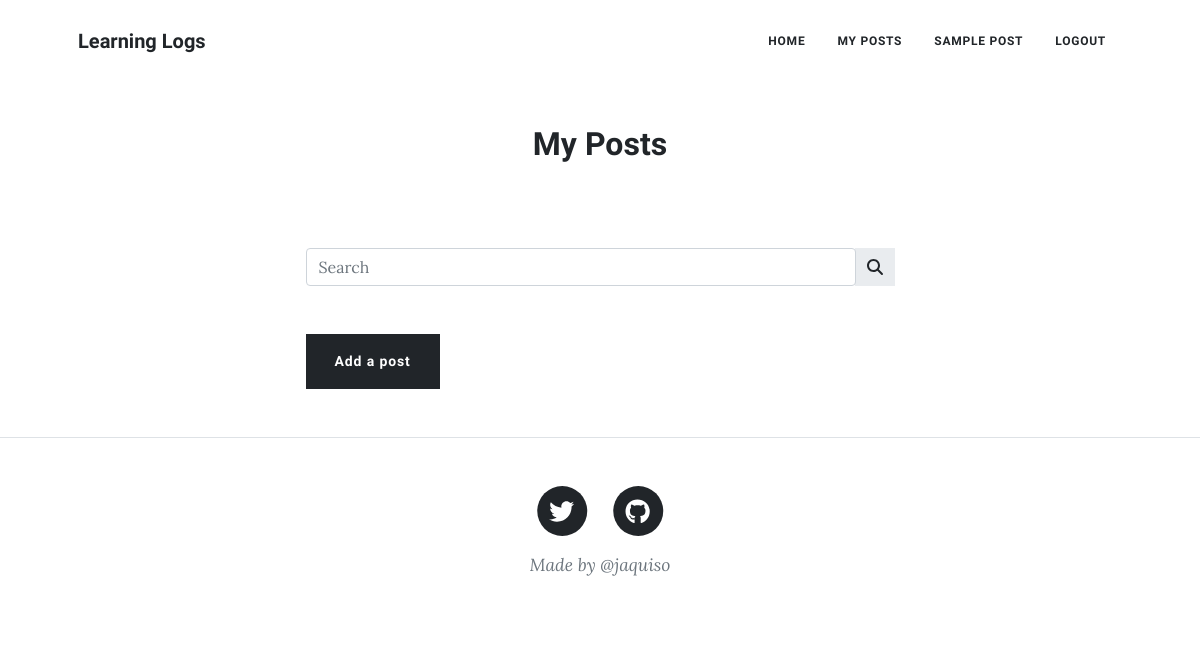
Page /topics/ (signed in) on the earlier database version.
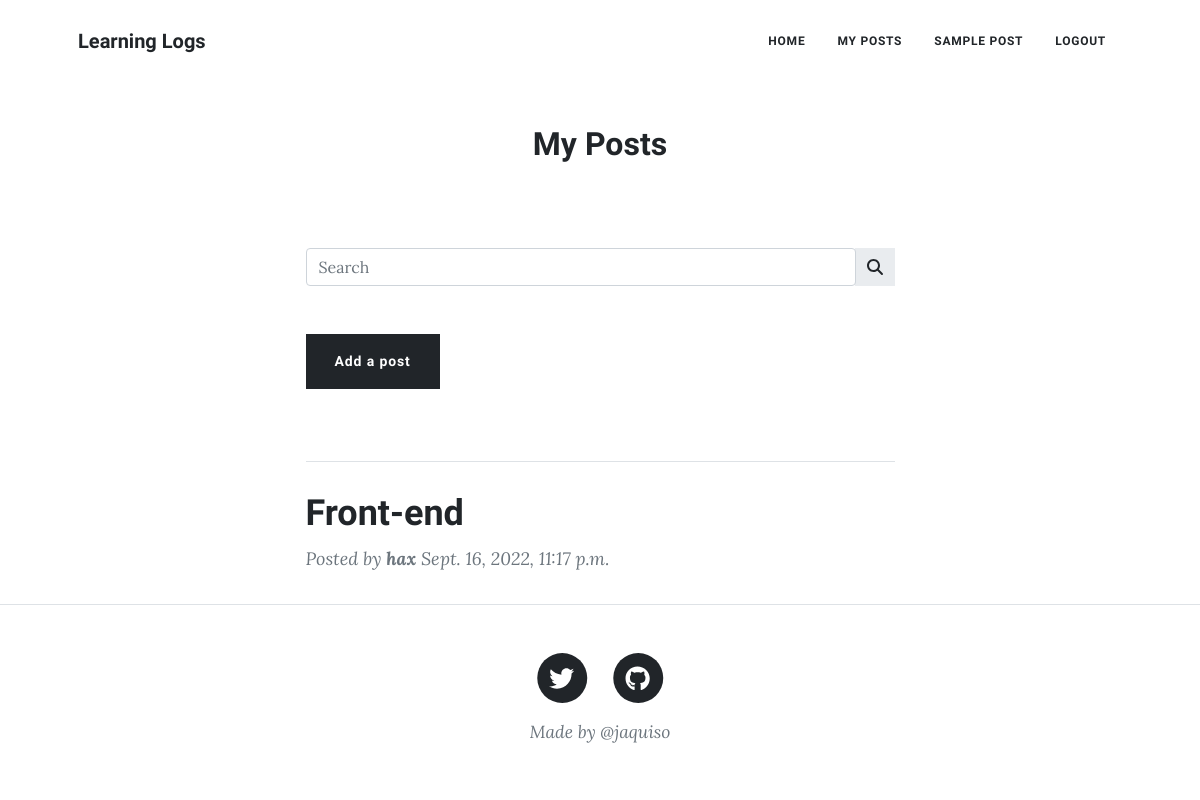
Same page on the later database version.
### learning_logs/models.py (models this page shows)
class Topic(models.Model):
    title = models.CharField(max_length=200)
    date_added = models.DateTimeField(auto_now_add=True)
    owner = models.ForeignKey(User, on_delete=models.CASCADE)
    description = models.TextField(max_length=200)
    thumbnail = models.ImageField(upload_to='thumbnails/', null=True, blank=True)
    def __str__(self):
        return self.title

### learning_logs/views.py (the view)
# urls.py: path('topics/', views.topics, name='topics'),
@login_required
def topics(request):
    random = bool(request.GET.get('random'))
    search_query = request.GET.get('search_query')
    topics = Topic.objects.all()
    if search_query != None:
        topics  = Topic.objects.filter(
            Q(entry__text__contains = search_query) | Q(title__contains = search_query),
        )#.distinct('entry') is not supported by SQLite3
    else:
        topics  = topics.filter(
            owner=request.user,
        ).order_by('date_added')
    if random:
        choice_topic = choice(topics)
        return topic(request, choice_topic.id)
    context = {'topics': topics}
    return render(request, 'learning_logs/topics.html', context)

### learning_logs/templates/learning_logs/topics.html (shortened to what this page needs)
{% extends 'learning_logs/base.html' %}
{% load static %}
{% block navbar %}
  <nav class="navbar navbar-expand-lg navbar-light" id="mainNav">
    <div class="container px-4 px-lg-5 ">
        <a class="navbar-brand text-dark" href="https://www.instagram.com/jackson.svieira/">Learning Logs</a>
        <div class="collapse navbar-collapse" id="navbarResponsive">
            <ul class="navbar-nav ms-auto py-4 py-lg-0">
              <li class="nav-item"><a class="nav-link px-lg-3 py-3 py-lg-4 text-dark" href="{% url 'learning_logs:index' %}">Home</a></li>
              <li class="nav-item"><a class="nav-link px-lg-3 py-3 py-lg-4 text-dark" href="{% url 'learning_logs:topics' %}">My Posts</a></li>
              <li class="nav-item"><a class="nav-link px-lg-3 py-3 py-lg-4 text-dark" href="{% url 'learning_logs:topics' %}?random=true ">Sample Post</a></li>
              {% if user.is_authenticated %}
              <li class="nav-item"><a class="nav-link px-lg-3 py-3 py-lg-4 text-dark" href="{% url 'users:logout' %}">Logout</a></li>
              {% else %}
              <li class="nav-item"><a class="nav-link px-lg-3 py-3 py-lg-4 text-dark" href="{% url 'users:login' %}">Login</a></li>
              {% endif %}
            </ul>
        </div>
    </div>
  </nav>
{% endblock navbar %}
{% block header %}
  <div class="container d-flex justify-content-center align-items-center mt-5" style="height: 200px;">
    <div class="flex-item">
      <h2>My Posts</h2>
    </div>
  </div>
{% endblock header %}
{% block content %}
<div class="container px-4 px-lg-5">
  <div class="row gx-4 gx-lg-5 justify-content-center">
      <div class="col-md-10 col-lg-8 col-xl-7">
          <form class="input-group rounded" type="post">
            <input type="search" id="text" name="search_query"class="form-control rounded" placeholder="Search" aria-label="Search" aria-describedby="search-addon" />
            <button type="submit" class="input-group-text border-0" id="search-addon">
              <i class="fas fa-search"></i>
            </button>
          </form>
          <a href="{% url 'learning_logs:new_topic' %}">
            <button class="btn btn-dark my-5"> Add a post </button>
          </a>
        {% for topic in topics %}
          <hr class="my-4" />
          <div class="post-preview">
              <a href="{% url 'learning_logs:topic' topic.id %}"><h2 class="post-title">{{topic}}</h2></a>
              <p class="post-meta">
                  Posted by
                  <strong>{{topic.owner}}</strong>
                  {{topic.date_added}}
              </p>
          </div>
          {% endfor %}
      </div>
  </div>
</div>
{% endblock content %}

Differences in the rows shown:
added Topic: title "Front-end", owner "hax", date_added "Sept. 16, 2022, 11:17 p.m."
